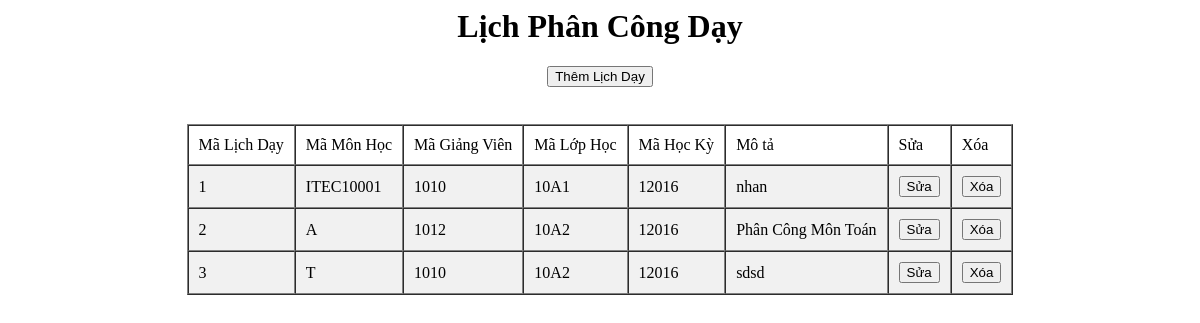
Before: /admin/day/hienthi.php with the older database file.
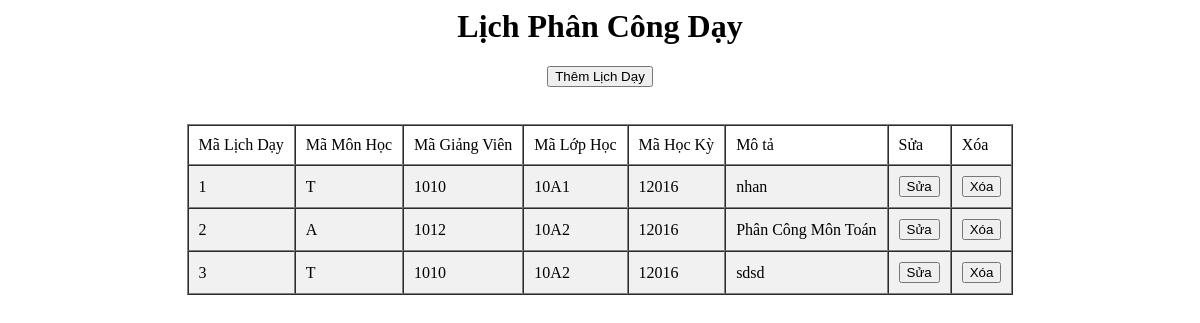
After: the same page with the newer database file.
### tables this page shows
CREATE TABLE `day` (
  `MaDayHoc` varchar(5) NOT NULL,
  `MaMonHoc` varchar(5) NOT NULL,
  `Magv` int(6) NOT NULL,
  `MaLopHoc` varchar(10) NOT NULL,
  `MaHocKy` varchar(5) NOT NULL,
  `MoTaPhanCong` varchar(50) NOT NULL
);

### classes/day.class.php (called while the page is built, shortened)
<?php
class day extends DB
{
    function allday()
    {
        $con = $this->connect();
        $sql = "select * from day";
        $query = mysqli_query($con, $sql);
        $result = array();
        if ($query) {
            while ($row = mysqli_fetch_assoc($query)) {
                $result[] = $row;
            }
        }
        return $result;
    }
}

### admin/day/hienthi.php (the view, shortened to what this page needs)
<?php
require "../classes/day.class.php";
$con = new day();
$day = $con->allday();
?>
<!DOCTYPE html>
<html>
<head>
</head>
<body>
    <h1 align="center" style="font-family:Tahoma;font-weight: bold">Lịch Phân Công Dạy</h1>
    <h3 align="center">
        <a href="day/themday.php">
            <button class="add-button">Thêm Lịch Dạy</button>
        </a>
    </h3>
    <table align="center" border="1" cellspacing="0" cellpadding="10">
        <tr class="ToT">
            <td>Mã Lịch Dạy</td>
            <td>Mã Môn Học</td>
            <td>Mã Giảng Viên</td>
            <td>Mã Lớp Học</td>
            <td>Mã Học Kỳ</td>
            <td>Mô tả</td>
            <td>Sửa</td>
            <td>Xóa</td>
        </tr>
        <?php foreach ($day as $item) { ?>
            <tr style='background-color: #f1f1f1;'>
                <td>
                    <?php echo $item['MaDayHoc']; ?>
                </td>
                <td>
                    <?php echo $item['MaMonHoc']; ?>
                </td>
                <td>
                    <?php echo $item['Magv']; ?>
                </td>
                <td>
                    <?php echo $item['MaLopHoc']; ?>
                </td>
                <td>
                    <?php echo $item['MaHocKy']; ?>
                </td>
                <td>
                    <?php echo $item['MoTaPhanCong']; ?>
                </td>
                <td>
                    <?php echo "<a href='day/suaday.php?id=$item[MaDayHoc]'>
            <button type='button' class = 'fix-button'>Sửa</button>
            </a>"; ?>
                </td>
                <td>
                    <?php echo "<a href='day/xoaday.php?id=$item[MaDayHoc]' onclick='return XacNhan();'>
               <button type='button'  class = 'fix-button'>Xóa</button>
               </a>"; ?>
                </td>
            </tr>
        <?php } ?>
        <br />
    </table>

Changed rows visible on the page:
changed day "nhan": MaMonHoc "ITEC10001" → "T"
